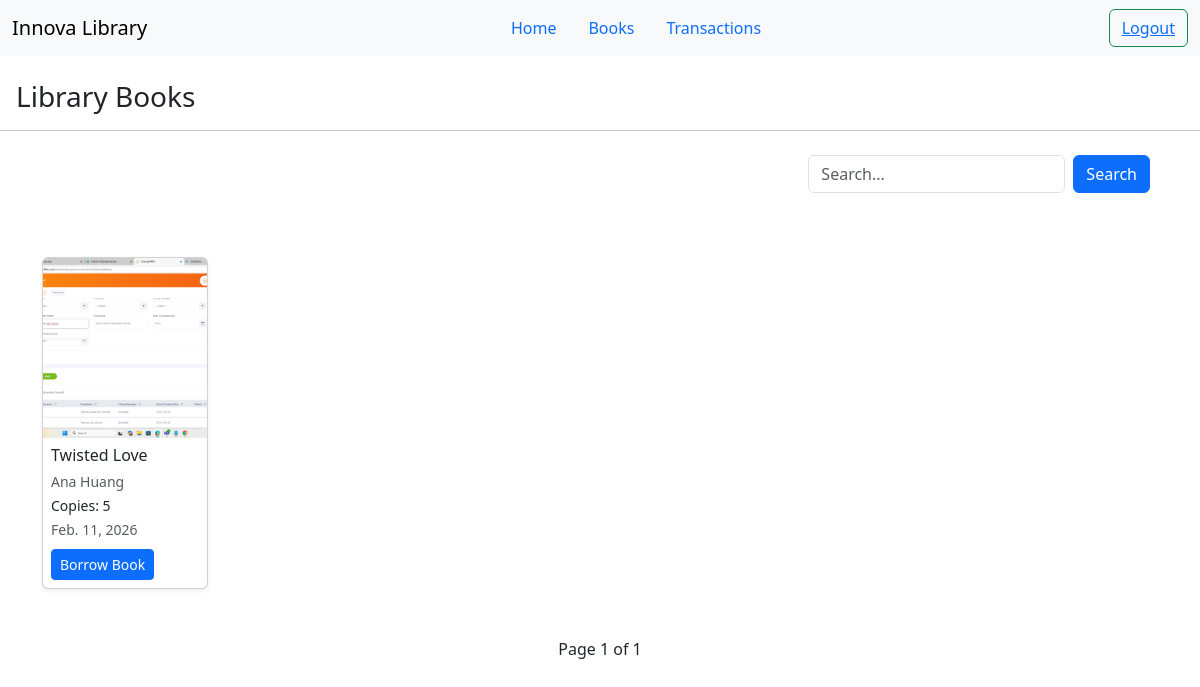
/books/ (signed in), run on an earlier commit of the app's database.
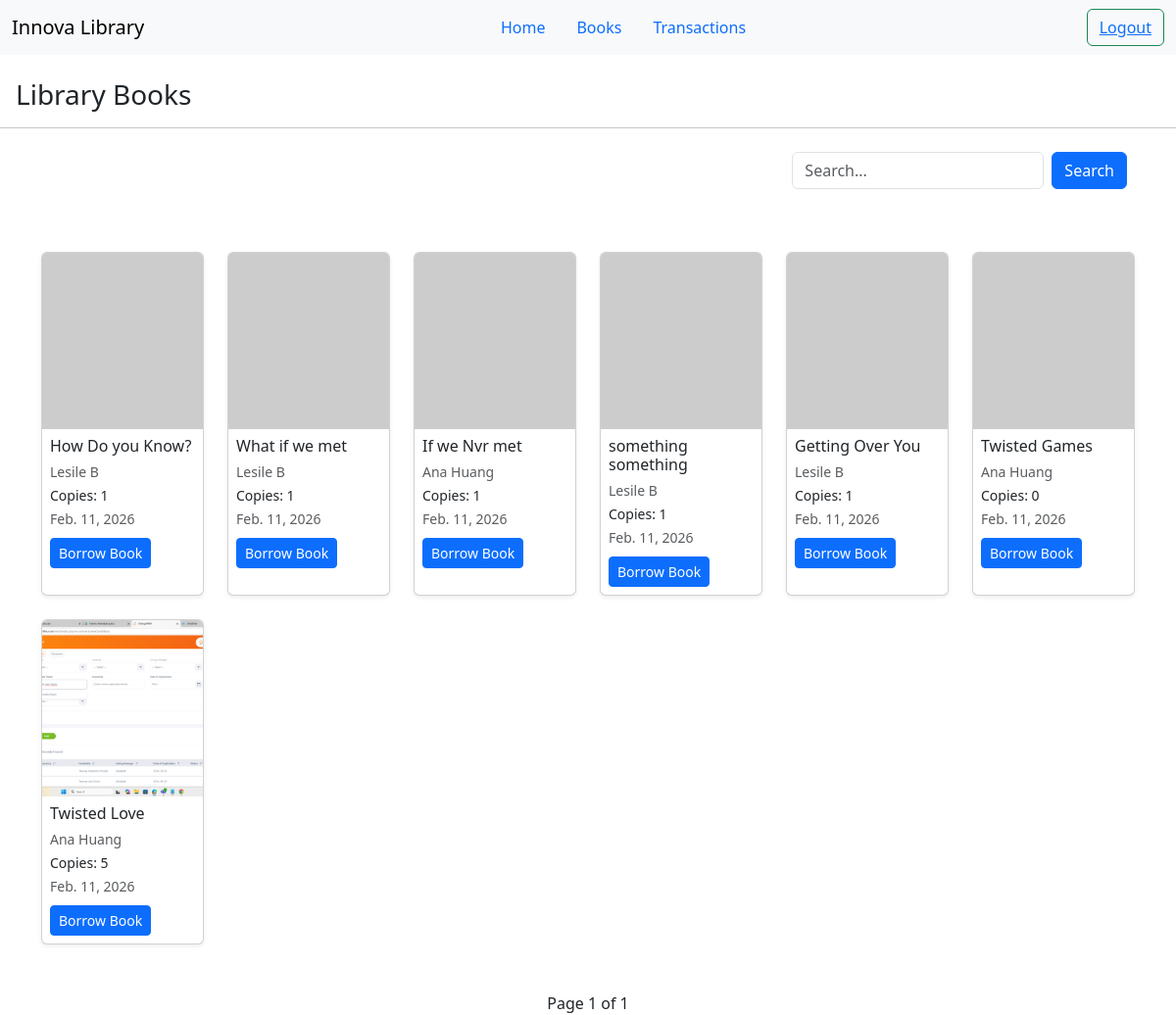
And on a later commit of the database.
### books/models.py (models this page shows, shortened)
class Book(models.Model):
    title = models.CharField(max_length=100)
    author = models.ForeignKey(Author,on_delete=models.CASCADE)
    published_date = models.DateField()
    isbn = models.CharField(max_length=20)
    available_copies = models.IntegerField(default=1)
    image = models.ImageField(upload_to='book_images/',null=True,blank=True)
    class Meta:
        ordering = ("-id",)  # newest first; or use ("-id",) if no created_at
        indexes = [
            models.Index(fields=["-id"]),  # makes ORDER BY fast
        ]

class Author(models.Model):
    name = models.CharField(max_length=100)

### books/views.py (the view, shortened to what this page needs)
# urls.py: path('books/',all_books,name='books'),
@login_required(login_url='login')
def all_books(request):
    books = Book.objects.select_related('author').all()
    paginator = Paginator(books, 12)
    page_number = request.GET.get('page')
    books = paginator.get_page(page_number)
    return render(request, 'all_books.html', {"books": books})

### books/templates/all_books.html (shortened to what this page needs)
{% extends 'base.html' %}
{% block content %}
<h3 class="mt-4 mx-3">Library Books</h3>
<hr>
<div class="container mt-4 d-flex justify-content-end">
    <form method="post" class="d-flex mb-4">
        <input type="text" class="form-control mb-3" name="search" placeholder="Search...">
        <button type="submit" class="btn btn-primary mb-3 mx-2">Search</button>
    </form>
</div>
<div class="container mt-4">
    <div class="row">
        {% for book in books %}
        <div class="col-lg-2 col-md-3 col-sm-4 col-6 mb-4">
            <div class="card h-100 shadow-sm position-relative">
                {% if book.image %}
                <img src="{{ book.image.url }}" class="card-img-top" loading="lazy"
                    style="height: 180px; object-fit: cover;" alt="{{ book.title }}">
                {% else %}
                <img src="https://via.placeholder.com/150" class="card-img-top" loading="lazy"
                    style="height: 180px; object-fit: cover;">
                {% endif %}
                <div class="card-body p-2">
                    <h6 class="card-title mb-1">{{ book.title }}</h6>
                    <small class="text-muted">{{ book.author.name }}</small><br>
                    <small>Copies: {{ book.available_copies }}</small><br>
                    <small class="text-muted">{{ book.published_date }}</small>
                    <a href="{% url 'borrow_book' book.id %}" class="btn btn-sm btn-primary mt-2">
                        Borrow Book
                    </a>
                </div>
            </div>
        </div>
        {% empty %}
        <p class="text-center">No books available.</p>
        {% endfor %}
    </div>
    <div class="d-flex justify-content-center mt-4">
        <span class="mx-2">Page {{ books.number }} of {{ books.paginator.num_pages }}</span>
    </div>
</div>
{% endblock %}

What changed in the data, as far as the page shows it:
added Book: title "How Do you Know?", author.name "Lesile B", available_copies "1", published_date "Feb. 11, 2026"
added Book: title "What if we met", author.name "Lesile B", available_copies "1", published_date "Feb. 11, 2026"
added Book: title "If we Nvr met", author.name "Ana Huang", available_copies "1", published_date "Feb. 11, 2026"
added Book: title "something something", author.name "Lesile B", available_copies "1", published_date "Feb. 11, 2026"
added Book: title "Getting Over You", author.name "Lesile B", available_copies "1", published_date "Feb. 11, 2026"
added Book: title "Twisted Games", author.name "Ana Huang", available_copies "0", published_date "Feb. 11, 2026"
